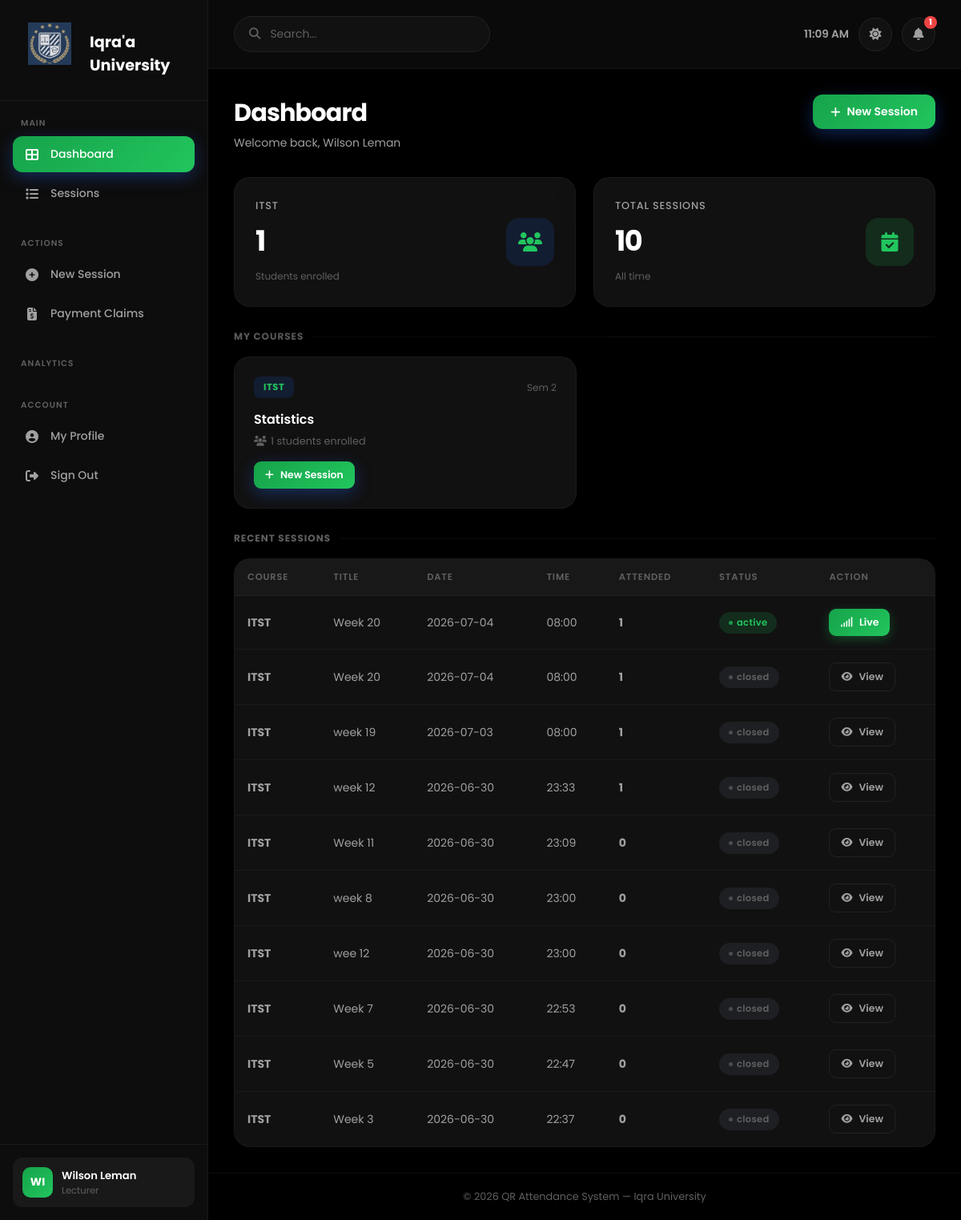
Before: /lecturer/dashboard (signed in) with the older database file.
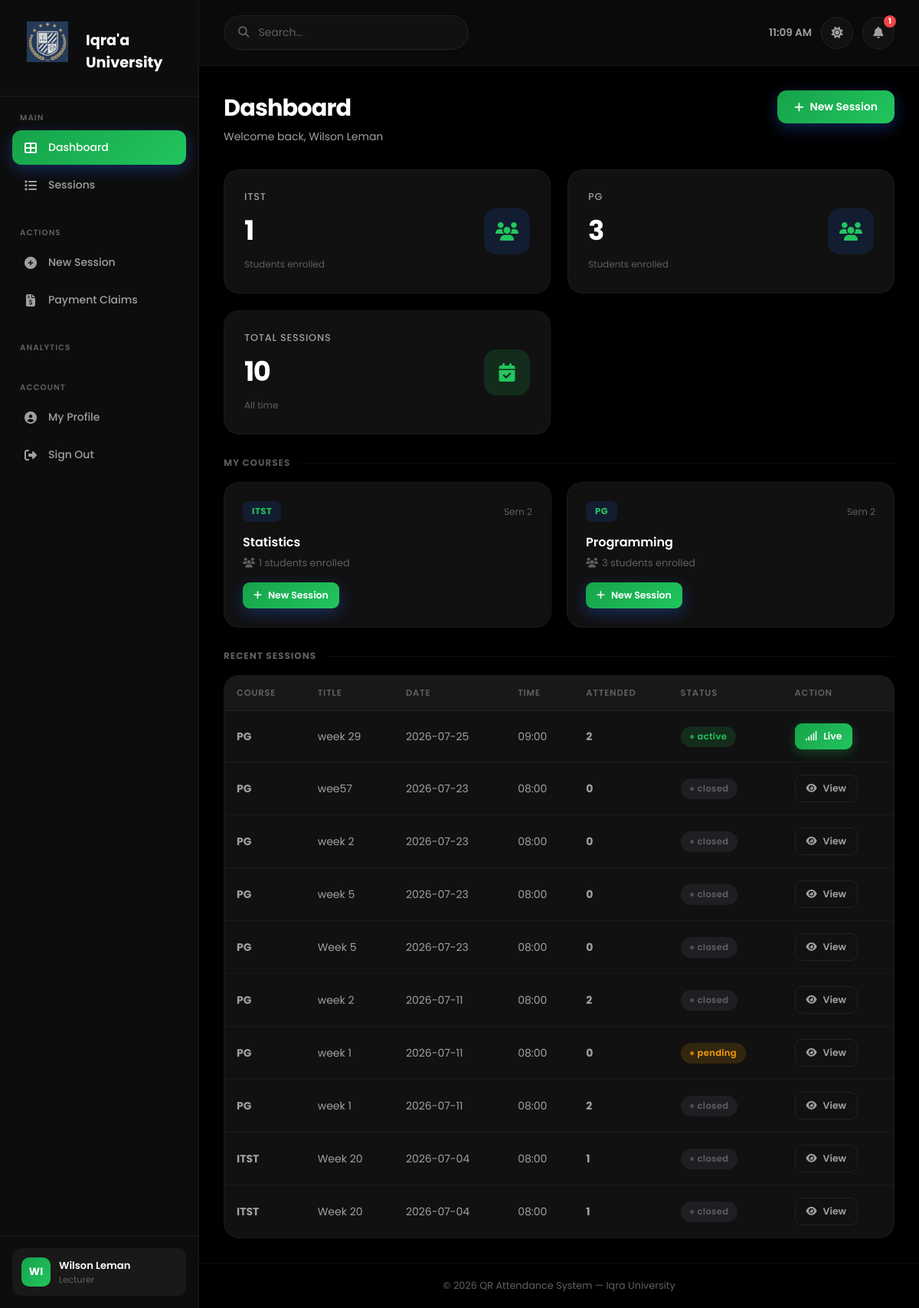
After: the same page with the newer database file.
### tables this page shows
CREATE TABLE `courses` (
  `id` int(10) UNSIGNED NOT NULL,
  `department_id` int(10) UNSIGNED DEFAULT NULL,
  `lecturer_id` int(10) UNSIGNED DEFAULT NULL,
  `code` varchar(30) NOT NULL,
  `name` varchar(180) NOT NULL,
  `description` text DEFAULT NULL,
  `credit_hours` tinyint(3) UNSIGNED DEFAULT 3,
  `semester` tinyint(3) UNSIGNED DEFAULT NULL,
  `year_of_study` tinyint(3) UNSIGNED DEFAULT NULL,
  `academic_year` varchar(10) DEFAULT NULL,
  `is_active` tinyint(1) NOT NULL DEFAULT 1,
  `created_at` timestamp NOT NULL DEFAULT current_timestamp()
);

CREATE TABLE `sessions` (
  `id` int(10) UNSIGNED NOT NULL,
  `course_id` int(10) UNSIGNED NOT NULL,
  `lecturer_id` int(10) UNSIGNED NOT NULL,
  `title` varchar(180) DEFAULT NULL,
  `session_date` date NOT NULL,
  `start_time` time NOT NULL,
  `end_time` time NOT NULL,
  `qr_token` varchar(64) NOT NULL,
  `qr_expires_at` timestamp NOT NULL DEFAULT '1999-12-31 22:00:00',
  `qr_image_path` varchar(255) DEFAULT NULL,
  `status` enum('pending','active','closed') NOT NULL DEFAULT 'pending',
  `created_at` timestamp NOT NULL DEFAULT current_timestamp()
);

### app/views/lecturer/dashboard.php (the view, shortened to what the changed rows need)
<div class="page-title">
    <div>
        <h1>Dashboard</h1>
        <p>Welcome back, <?= htmlspecialchars($user['name']) ?></p>
    </div>
    <a href="<?= BASE_URL ?>/lecturer/sessions/create" class="btn btn-primary">
        <i class="fas fa-plus"></i> New Session
    </a>
</div>
<div class="stats">
    <?php foreach ($courses as $c): ?>
    <div class="stat-card">
        <div class="stat-info">
            <h3><?= htmlspecialchars($c['code']) ?></h3>
            <h1 data-counter="<?= (int)$c['enrolled_count'] ?>"><?= (int)$c['enrolled_count'] ?></h1>
            <small>Students enrolled</small>
        </div>
        <div class="stat-icon blue"><i class="fas fa-users"></i></div>
    </div>
    <?php endforeach; ?>
    <div class="stat-card">
        <div class="stat-info">
            <h3>Total Sessions</h3>
            <h1 data-counter="<?= count($sessions) ?>"><?= count($sessions) ?></h1>
            <small>All time</small>
        </div>
        <div class="stat-icon green"><i class="fas fa-calendar-check"></i></div>
    </div>
</div>
<div class="section">
    <div class="section-title">My Courses</div>
    <?php if (empty($courses)): ?>
    <div class="empty-state">
        <div class="empty-icon">📚</div>
        <p>No courses assigned yet.</p>
        <p style="font-size:.8rem;color:var(--text-muted)">Contact the administrator to get courses assigned.</p>
    </div>
    <?php else: ?>
    <div class="course-grid">
        <?php foreach ($courses as $c): ?>
        <div class="course-card">
            <div class="course-card-header">
                <span class="course-code-badge"><?= htmlspecialchars($c['code']) ?></span>
                <span style="font-size:.75rem;color:var(--text-muted)">Sem <?= $c['semester'] ?? '–' ?></span>
            </div>
            <div class="course-name"><?= htmlspecialchars($c['name']) ?></div>
            <div class="course-lecturer"><i class="fas fa-users" style="margin-right:5px"></i><?= (int)$c['enrolled_count'] ?> students enrolled</div>
            <a href="<?= BASE_URL ?>/lecturer/sessions/create" class="btn btn-primary btn-sm">
                <i class="fas fa-plus"></i> New Session
            </a>
        </div>
        <?php endforeach; ?>
    </div>
    <?php endif; ?>
</div>
<div class="section">
    <div class="section-title">Recent Sessions</div>
    <?php if (empty($sessions)): ?>
    <div class="empty-state">
        <div class="empty-icon">📋</div>
        <p>No sessions created yet.</p>
        <a href="<?= BASE_URL ?>/lecturer/sessions/create" class="btn btn-primary">
            <i class="fas fa-plus"></i> Create First Session
        </a>
    </div>
    <?php else: ?>
    <div class="panel">
        <div class="table-wrap">
            <table class="table">
                <thead>
                    <tr>
                        <th>Course</th><th>Title</th><th>Date</th>
                        <th>Time</th><th>Attended</th><th>Status</th><th>Action</th>
                    </tr>
                </thead>
                <tbody>
                <?php foreach ($sessions as $s): ?>
                    <tr>
                        <td><strong><?= htmlspecialchars($s['course_code']) ?></strong></td>
                        <td><?= htmlspecialchars($s['title'] ?? 'Class Session') ?></td>
                        <td><?= htmlspecialchars($s['session_date']) ?></td>
                        <td><?= htmlspecialchars(substr($s['start_time'],0,5)) ?></td>
                        <td><strong><?= (int)$s['attendance_count'] ?></strong></td>
                        <td><span class="badge badge-<?= $s['status'] ?>"><?= $s['status'] ?></span></td>
                        <td>
                            <a href="<?= BASE_URL ?>/lecturer/sessions/<?= $s['id'] ?>/scan"
                               class="btn btn-sm <?= $s['status'] === 'active' ? 'btn-success' : 'btn-secondary' ?>">
                                <?= $s['status'] === 'active' ? '<i class="fas fa-signal"></i> Live' : '<i class="fas fa-eye"></i> View' ?>
                            </a>
                        </td>
                    </tr>
                <?php endforeach; ?>
                </tbody>
            </table>
        </div>
    </div>
    <?php endif; ?>
</div>

### app/core/Router.php (shortened to what the changed rows need)
<?php
class Router
{
    private array $routes = [];
    private function addRoute(string $method, string $path, string $handler, array $middleware): void
    {
        $this->routes[] = compact('method', 'path', 'pattern', 'handler', 'middleware');
    }
    public function dispatch(): void
{
    $method     = $_SERVER['REQUEST_METHOD'];
    $requestUri = strtok($_SERVER['REQUEST_URI'], '?');
    $scriptDir  = str_replace('\\', '/', dirname($_SERVER['SCRIPT_NAME']));
    $basePath   = rtrim($scriptDir, '/');
    $uri        = '/' . ltrim(substr($requestUri, strlen($basePath)), '/');
    $uri = preg_replace('#^/index\.php(/|$)#', '/', $uri);
    foreach ($this->routes as $route) {
            if ($route['method'] !== $method) {
                continue;
            }
            if (!preg_match($route['pattern'], $uri, $matches)) {
                continue;
            }
            $params = array_filter($matches, 'is_string', ARRAY_FILTER_USE_KEY);
            [$class, $action] = explode('@', $route['handler']);
            $controller = new $class();
            $controller->$action($params);
            return;
        }
    }
}

### app/views/layouts/header.php (shortened to what the changed rows need)
<!DOCTYPE html>
<html lang="en">
<head>
    <link rel="stylesheet" href="https://cdnjs.cloudflare.com/ajax/libs/font-awesome/6.5.1/css/all.min.css">
    <link rel="stylesheet" href="<?= BASE_URL ?>/assets/css/app.css">
</head>
<body>
<?php if (Auth::check()): ?>
<div class="wrapper">
    <aside class="sidebar" id="sidebar">
        <div class="sidebar-logo">
            <div class="auth-logo">
    <img src="<?= BASE_URL ?>/assets/images/logo.webp"
         alt="IQRA'A e-Attendance Logo">
</div>
            <span>Iqra'a University</span>
        </div>
       <?php if (Auth::isAdmin()): ?>
<div class="sidebar-section">
    <div class="sidebar-section-label">Main</div>
    <ul>
        <li><a href="<?= BASE_URL ?>/admin/dashboard">
            <i class="fas fa-th-large"></i> Dashboard</a></li>
    </ul>
</div>
<div class="sidebar-section">
    <div class="sidebar-section-label">Management</div>
    <ul>
        <li><a href="<?= BASE_URL ?>/admin/users">
            <i class="fas fa-users"></i> Users</a></li>
        <li><a href="<?= BASE_URL ?>/admin/courses">
            <i class="fas fa-book"></i> Courses</a></li>
        <li><a href="<?= BASE_URL ?>/admin/departments">
            <i class="fas fa-building"></i> Departments</a></li>
        <li><a href="<?= BASE_URL ?>/admin/import">
            <i class="fas fa-file-upload"></i> Bulk Import</a></li>
    </ul>
</div>
<div class="sidebar-section">
    <div class="sidebar-section-label">Analytics</div>
    <ul>
        <li><a href="<?= BASE_URL ?>/admin/reports">
            <i class="fas fa-chart-bar"></i> Reports</a></li>
        <li><a href="<?= BASE_URL ?>/admin/claims">
            <i class="fas fa-file-invoice-dollar"></i> Payment Claims</a></li>
        <li><a href="<?= BASE_URL ?>/admin/audit">
            <i class="fas fa-shield-alt"></i> Audit Logs</a></li>
    </ul>
</div>
        <?php elseif (Auth::isLecturer()): ?>
<div class="sidebar-section">
    <div class="sidebar-section-label">Main</div>
    <ul>
        <li><a href="<?= BASE_URL ?>/lecturer/dashboard"><i class="fas fa-th-large"></i> Dashboard</a></li>
        <li><a href="<?= BASE_URL ?>/lecturer/sessions"><i class="fas fa-list"></i> Sessions</a></li>
    </ul>
</div>
<div class="sidebar-section">
    <div class="sidebar-section-label">Actions</div>
    <ul>
        <li><a href="<?= BASE_URL ?>/lecturer/sessions/create"><i class="fas fa-plus-circle"></i> New Session</a></li>
        <li><a href="<?= BASE_URL ?>/lecturer/claims"><i class="fas fa-file-invoice-dollar"></i> Payment Claims</a></li>
    </ul>
</div>
<div class="sidebar-section">
    <div class="sidebar-section-label">Analytics</div>
</div>
<?php endif; ?>
        <div class="sidebar-section">
            <div class="sidebar-section-label">Account</div>
            <ul>
                <li><a href="<?= BASE_URL ?>/profile"><i class="fas fa-user-circle"></i> My Profile</a></li>
                <li><a href="<?= BASE_URL ?>/logout"><i class="fas fa-sign-out-alt"></i> Sign Out</a></li>
            </ul>
        </div>
        <div class="sidebar-footer">
            <div class="sidebar-user">
                <div class="sidebar-avatar">
                    <?= strtoupper(substr(Auth::user()['name'], 0, 2)) ?>
                </div>
                <div class="sidebar-user-info">
                    <h4><?= htmlspecialchars(Auth::user()['name']) ?></h4>
                    <p><?= ucfirst(Auth::role()) ?></p>
                </div>
            </div>
        </div>
    </aside>
    <div class="main">
        <div class="topbar">
            <div class="topbar-left">
                <div class="search-box">
                    <i class="fas fa-search"></i>
                    <input type="text" placeholder="Search...">
                </div>
            </div>
            <div class="topbar-right">
                <span class="topbar-clock" id="clock"></span>
                <button class="icon-btn" id="themeToggle" title="Toggle theme" aria-label="Toggle dark/light mode">
                </button>
                <button class="icon-btn" title="Notifications">
                    <i class="fas fa-bell"></i>
                    <span class="notif-badge">1</span>
                </button>
            </div>
        </div>
        <div class="page-content">
<?php endif; ?>

### app/views/layouts/footer.php (shortened to what the changed rows need)
<?php if (Auth::check()): ?>
        </div>
        <footer class="footer">
            <p>&copy; <?= date('Y') ?> QR Attendance System &mdash; Iqra University</p>
        </footer>
    </div>
</div>
<?php else: ?>
</div>
<?php endif; ?>
</body>
</html>

Changed rows visible on the page:
no longer on this page (row unchanged): sessions: course.code "ITST", title "week 19", session_date "2026-07-03", start_time "08:00", attendance_count "1", status "closed", shows "View"
no longer on this page (row unchanged): sessions: course.code "ITST", title "week 12", session_date "2026-06-30", start_time "23:33", attendance_count "1", status "closed", shows "View"
no longer on this page (row unchanged): sessions: course.code "ITST", title "Week 11", session_date "2026-06-30", start_time "23:09", attendance_count "0", status "closed", shows "View"
no longer on this page (row unchanged): sessions: course.code "ITST", title "week 8", session_date "2026-06-30", start_time "23:00", attendance_count "0", status "closed", shows "View"
no longer on this page (row unchanged): sessions: course.code "ITST", title "wee 12", session_date "2026-06-30", start_time "23:00", attendance_count "0", status "closed", shows "View"
no longer on this page (row unchanged): sessions: course.code "ITST", title "Week 7", session_date "2026-06-30", start_time "22:53", attendance_count "0", status "closed", shows "View"
no longer on this page (row unchanged): sessions: course.code "ITST", title "Week 5", session_date "2026-06-30", start_time "22:47", attendance_count "0", status "closed", shows "View"
no longer on this page (row unchanged): sessions: course.code "ITST", title "Week 3", session_date "2026-06-30", start_time "22:37", attendance_count "0", status "closed", shows "View"
added courses: code "PG", enrolled_count "3", semester "2", name "Programming"
added sessions: course.code "PG", title "week 29", session_date "2026-07-25", start_time "09:00", attendance_count "2", status "active", shows "Live"
added sessions: course.code "PG", title "wee57", session_date "2026-07-23", start_time "08:00", attendance_count "0", status "closed", shows "View"
added sessions: course.code "PG", title "week 2", session_date "2026-07-23", start_time "08:00", attendance_count "0", status "closed", shows "View"
added sessions: course.code "PG", title "week 5", session_date "2026-07-23", start_time "08:00", attendance_count "0", status "closed", shows "View"
added sessions: course.code "PG", title "Week 5", session_date "2026-07-23", start_time "08:00", attendance_count "0", status "closed", shows "View"
added sessions: course.code "PG", title "week 2", session_date "2026-07-11", start_time "08:00", attendance_count "2", status "closed", shows "View"
added sessions: course.code "PG", title "week 1", session_date "2026-07-11", start_time "08:00", attendance_count "0", status "pending", shows "View"
added sessions: course.code "PG", title "week 1", session_date "2026-07-11", start_time "08:00", attendance_count "2", status "closed", shows "View"
changed sessions (number 9 of 10 on the later page): status "active" → "closed"
Other visible differences:
list line gone: "Live"
new list line: "View"
